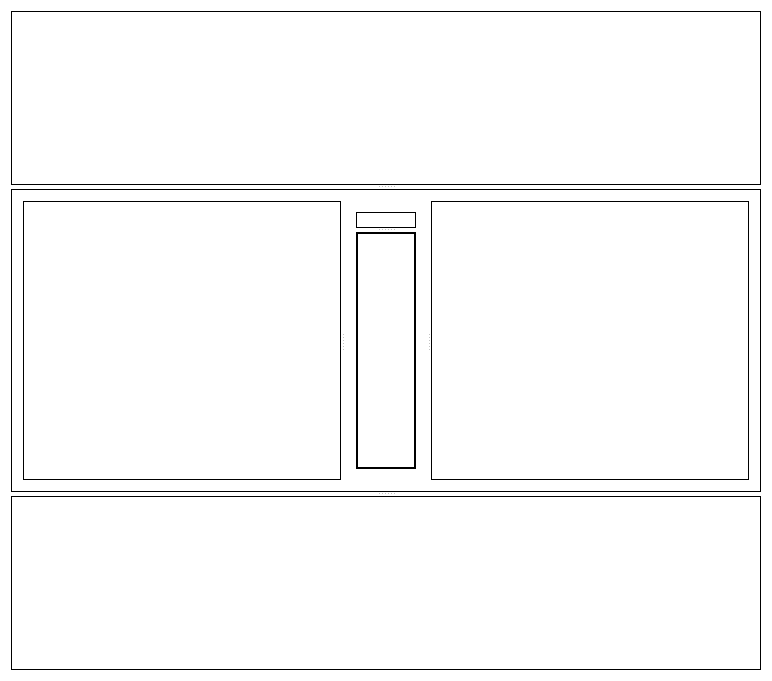
<?xml version="1.0" encoding="UTF-8"?>
<ui version="4.0">
 <class>qtmain</class>
 <widget class="QWidget" name="qtmain">
  <property name="geometry">
   <rect>
    <x>0</x>
    <y>0</y>
    <width>772</width>
    <height>681</height>
   </rect>
  </property>
  <property name="palette">
   <palette>
    <active>
     <colorrole role="WindowText">
      <brush brushstyle="SolidPattern">
       <color alpha="255">
        <red>0</red>
        <green>0</green>
        <blue>0</blue>
       </color>
      </brush>
     </colorrole>
     <colorrole role="Button">
      <brush brushstyle="SolidPattern">
       <color alpha="255">
        <red>255</red>
        <green>255</green>
        <blue>255</blue>
       </color>
      </brush>
     </colorrole>
     <colorrole role="Light">
      <brush brushstyle="SolidPattern">
       <color alpha="255">
        <red>255</red>
        <green>255</green>
        <blue>255</blue>
       </color>
      </brush>
     </colorrole>
     <colorrole role="Midlight">
      <brush brushstyle="SolidPattern">
       <color alpha="255">
        <red>255</red>
        <green>255</green>
        <blue>255</blue>
       </color>
      </brush>
     </colorrole>
     <colorrole role="Dark">
      <brush brushstyle="SolidPattern">
       <color alpha="255">
        <red>127</red>
        <green>127</green>
        <blue>127</blue>
       </color>
      </brush>
     </colorrole>
     <colorrole role="Mid">
      <brush brushstyle="SolidPattern">
       <color alpha="255">
        <red>170</red>
        <green>170</green>
        <blue>170</blue>
       </color>
      </brush>
     </colorrole>
     <colorrole role="Text">
      <brush brushstyle="SolidPattern">
       <color alpha="255">
        <red>0</red>
        <green>0</green>
        <blue>0</blue>
       </color>
      </brush>
     </colorrole>
     <colorrole role="BrightText">
      <brush brushstyle="SolidPattern">
       <color alpha="255">
        <red>255</red>
        <green>255</green>
        <blue>255</blue>
       </color>
      </brush>
     </colorrole>
     <colorrole role="ButtonText">
      <brush brushstyle="SolidPattern">
       <color alpha="255">
        <red>0</red>
        <green>0</green>
        <blue>0</blue>
       </color>
      </brush>
     </colorrole>
     <colorrole role="Base">
      <brush brushstyle="SolidPattern">
       <color alpha="255">
        <red>255</red>
        <green>255</green>
        <blue>255</blue>
       </color>
      </brush>
     </colorrole>
     <colorrole role="Window">
      <brush brushstyle="SolidPattern">
       <color alpha="255">
        <red>255</red>
        <green>255</green>
        <blue>255</blue>
       </color>
      </brush>
     </colorrole>
     <colorrole role="Shadow">
      <brush brushstyle="SolidPattern">
       <color alpha="255">
        <red>0</red>
        <green>0</green>
        <blue>0</blue>
       </color>
      </brush>
     </colorrole>
     <colorrole role="AlternateBase">
      <brush brushstyle="SolidPattern">
       <color alpha="255">
        <red>255</red>
        <green>255</green>
        <blue>255</blue>
       </color>
      </brush>
     </colorrole>
     <colorrole role="ToolTipBase">
      <brush brushstyle="SolidPattern">
       <color alpha="255">
        <red>255</red>
        <green>255</green>
        <blue>220</blue>
       </color>
      </brush>
     </colorrole>
     <colorrole role="ToolTipText">
      <brush brushstyle="SolidPattern">
       <color alpha="255">
        <red>0</red>
        <green>0</green>
        <blue>0</blue>
       </color>
      </brush>
     </colorrole>
     <colorrole role="PlaceholderText">
      <brush brushstyle="SolidPattern">
       <color alpha="127">
        <red>0</red>
        <green>0</green>
        <blue>0</blue>
       </color>
      </brush>
     </colorrole>
     <colorrole role="Accent">
      <brush brushstyle="SolidPattern">
       <color alpha="255">
        <red>255</red>
        <green>255</green>
        <blue>255</blue>
       </color>
      </brush>
     </colorrole>
    </active>
    <inactive>
     <colorrole role="WindowText">
      <brush brushstyle="SolidPattern">
       <color alpha="255">
        <red>0</red>
        <green>0</green>
        <blue>0</blue>
       </color>
      </brush>
     </colorrole>
     <colorrole role="Button">
      <brush brushstyle="SolidPattern">
       <color alpha="255">
        <red>255</red>
        <green>255</green>
        <blue>255</blue>
       </color>
      </brush>
     </colorrole>
     <colorrole role="Light">
      <brush brushstyle="SolidPattern">
       <color alpha="255">
        <red>255</red>
        <green>255</green>
        <blue>255</blue>
       </color>
      </brush>
     </colorrole>
     <colorrole role="Midlight">
      <brush brushstyle="SolidPattern">
       <color alpha="255">
        <red>255</red>
        <green>255</green>
        <blue>255</blue>
       </color>
      </brush>
     </colorrole>
     <colorrole role="Dark">
      <brush brushstyle="SolidPattern">
       <color alpha="255">
        <red>127</red>
        <green>127</green>
        <blue>127</blue>
       </color>
      </brush>
     </colorrole>
     <colorrole role="Mid">
      <brush brushstyle="SolidPattern">
       <color alpha="255">
        <red>170</red>
        <green>170</green>
        <blue>170</blue>
       </color>
      </brush>
     </colorrole>
     <colorrole role="Text">
      <brush brushstyle="SolidPattern">
       <color alpha="255">
        <red>0</red>
        <green>0</green>
        <blue>0</blue>
       </color>
      </brush>
     </colorrole>
     <colorrole role="BrightText">
      <brush brushstyle="SolidPattern">
       <color alpha="255">
        <red>255</red>
        <green>255</green>
        <blue>255</blue>
       </color>
      </brush>
     </colorrole>
     <colorrole role="ButtonText">
      <brush brushstyle="SolidPattern">
       <color alpha="255">
        <red>0</red>
        <green>0</green>
        <blue>0</blue>
       </color>
      </brush>
     </colorrole>
     <colorrole role="Base">
      <brush brushstyle="SolidPattern">
       <color alpha="255">
        <red>255</red>
        <green>255</green>
        <blue>255</blue>
       </color>
      </brush>
     </colorrole>
     <colorrole role="Window">
      <brush brushstyle="SolidPattern">
       <color alpha="255">
        <red>255</red>
        <green>255</green>
        <blue>255</blue>
       </color>
      </brush>
     </colorrole>
     <colorrole role="Shadow">
      <brush brushstyle="SolidPattern">
       <color alpha="255">
        <red>0</red>
        <green>0</green>
        <blue>0</blue>
       </color>
      </brush>
     </colorrole>
     <colorrole role="AlternateBase">
      <brush brushstyle="SolidPattern">
       <color alpha="255">
        <red>255</red>
        <green>255</green>
        <blue>255</blue>
       </color>
      </brush>
     </colorrole>
     <colorrole role="ToolTipBase">
      <brush brushstyle="SolidPattern">
       <color alpha="255">
        <red>255</red>
        <green>255</green>
        <blue>220</blue>
       </color>
      </brush>
     </colorrole>
     <colorrole role="ToolTipText">
      <brush brushstyle="SolidPattern">
       <color alpha="255">
        <red>0</red>
        <green>0</green>
        <blue>0</blue>
       </color>
      </brush>
     </colorrole>
     <colorrole role="PlaceholderText">
      <brush brushstyle="SolidPattern">
       <color alpha="127">
        <red>0</red>
        <green>0</green>
        <blue>0</blue>
       </color>
      </brush>
     </colorrole>
     <colorrole role="Accent">
      <brush brushstyle="SolidPattern">
       <color alpha="255">
        <red>255</red>
        <green>255</green>
        <blue>255</blue>
       </color>
      </brush>
     </colorrole>
    </inactive>
    <disabled>
     <colorrole role="WindowText">
      <brush brushstyle="SolidPattern">
       <color alpha="255">
        <red>127</red>
        <green>127</green>
        <blue>127</blue>
       </color>
      </brush>
     </colorrole>
     <colorrole role="Button">
      <brush brushstyle="SolidPattern">
       <color alpha="255">
        <red>255</red>
        <green>255</green>
        <blue>255</blue>
       </color>
      </brush>
     </colorrole>
     <colorrole role="Light">
      <brush brushstyle="SolidPattern">
       <color alpha="255">
        <red>255</red>
        <green>255</green>
        <blue>255</blue>
       </color>
      </brush>
     </colorrole>
     <colorrole role="Midlight">
      <brush brushstyle="SolidPattern">
       <color alpha="255">
        <red>255</red>
        <green>255</green>
        <blue>255</blue>
       </color>
      </brush>
     </colorrole>
     <colorrole role="Dark">
      <brush brushstyle="SolidPattern">
       <color alpha="255">
        <red>127</red>
        <green>127</green>
        <blue>127</blue>
       </color>
      </brush>
     </colorrole>
     <colorrole role="Mid">
      <brush brushstyle="SolidPattern">
       <color alpha="255">
        <red>170</red>
        <green>170</green>
        <blue>170</blue>
       </color>
      </brush>
     </colorrole>
     <colorrole role="Text">
      <brush brushstyle="SolidPattern">
       <color alpha="255">
        <red>127</red>
        <green>127</green>
        <blue>127</blue>
       </color>
      </brush>
     </colorrole>
     <colorrole role="BrightText">
      <brush brushstyle="SolidPattern">
       <color alpha="255">
        <red>255</red>
        <green>255</green>
        <blue>255</blue>
       </color>
      </brush>
     </colorrole>
     <colorrole role="ButtonText">
      <brush brushstyle="SolidPattern">
       <color alpha="255">
        <red>127</red>
        <green>127</green>
        <blue>127</blue>
       </color>
      </brush>
     </colorrole>
     <colorrole role="Base">
      <brush brushstyle="SolidPattern">
       <color alpha="255">
        <red>255</red>
        <green>255</green>
        <blue>255</blue>
       </color>
      </brush>
     </colorrole>
     <colorrole role="Window">
      <brush brushstyle="SolidPattern">
       <color alpha="255">
        <red>255</red>
        <green>255</green>
        <blue>255</blue>
       </color>
      </brush>
     </colorrole>
     <colorrole role="Shadow">
      <brush brushstyle="SolidPattern">
       <color alpha="255">
        <red>0</red>
        <green>0</green>
        <blue>0</blue>
       </color>
      </brush>
     </colorrole>
     <colorrole role="AlternateBase">
      <brush brushstyle="SolidPattern">
       <color alpha="255">
        <red>255</red>
        <green>255</green>
        <blue>255</blue>
       </color>
      </brush>
     </colorrole>
     <colorrole role="ToolTipBase">
      <brush brushstyle="SolidPattern">
       <color alpha="255">
        <red>255</red>
        <green>255</green>
        <blue>220</blue>
       </color>
      </brush>
     </colorrole>
     <colorrole role="ToolTipText">
      <brush brushstyle="SolidPattern">
       <color alpha="255">
        <red>0</red>
        <green>0</green>
        <blue>0</blue>
       </color>
      </brush>
     </colorrole>
     <colorrole role="PlaceholderText">
      <brush brushstyle="SolidPattern">
       <color alpha="127">
        <red>127</red>
        <green>127</green>
        <blue>127</blue>
       </color>
      </brush>
     </colorrole>
     <colorrole role="Accent">
      <brush brushstyle="SolidPattern">
       <color alpha="255">
        <red>255</red>
        <green>255</green>
        <blue>255</blue>
       </color>
      </brush>
     </colorrole>
    </disabled>
   </palette>
  </property>
  <property name="windowTitle">
   <string>qtmain</string>
  </property>
  <layout class="QVBoxLayout" name="verticalLayout">
   <item>
    <widget class="QSplitter" name="splitter_3">
     <property name="orientation">
      <enum>Qt::Orientation::Vertical</enum>
     </property>
     <widget class="QFrame" name="statuspanel">
      <property name="frameShape">
       <enum>QFrame::Shape::Box</enum>
      </property>
     </widget>
     <widget class="QFrame" name="frame_2">
      <property name="frameShape">
       <enum>QFrame::Shape::Box</enum>
      </property>
      <layout class="QHBoxLayout" name="horizontalLayout">
       <item>
        <widget class="QSplitter" name="splitter">
         <property name="orientation">
          <enum>Qt::Orientation::Horizontal</enum>
         </property>
         <widget class="QFrame" name="navpanel">
          <property name="frameShape">
           <enum>QFrame::Shape::Box</enum>
          </property>
         </widget>
         <widget class="QFrame" name="frame">
          <layout class="QVBoxLayout" name="verticalLayout_2">
           <item>
            <widget class="QSplitter" name="splitter_2">
             <property name="orientation">
              <enum>Qt::Orientation::Vertical</enum>
             </property>
             <widget class="QStackedWidget" name="mainpanel">
              <property name="frameShape">
               <enum>QFrame::Shape::Box</enum>
              </property>
              <property name="currentIndex">
               <number>3</number>
              </property>
              <widget class="QWidget" name="pageChat"/>
              <widget class="QWidget" name="pagePersona"/>
              <widget class="QWidget" name="pageInit"/>
              <widget class="QWidget" name="pageProject"/>
             </widget>
             <widget class="QFrame" name="iointerface">
              <property name="frameShape">
               <enum>QFrame::Shape::WinPanel</enum>
              </property>
              <property name="frameShadow">
               <enum>QFrame::Shadow::Plain</enum>
              </property>
             </widget>
            </widget>
           </item>
          </layout>
         </widget>
         <widget class="QFrame" name="rightpanel">
          <property name="frameShape">
           <enum>QFrame::Shape::Box</enum>
          </property>
         </widget>
        </widget>
       </item>
      </layout>
     </widget>
     <widget class="QFrame" name="frame">
      <property name="acceptDrops">
       <bool>false</bool>
      </property>
      <property name="frameShape">
       <enum>QFrame::Shape::Box</enum>
      </property>
     </widget>
    </widget>
   </item>
  </layout>
 </widget>
 <layoutdefault spacing="6" margin="11"/>
 <resources/>
 <connections/>
</ui>
